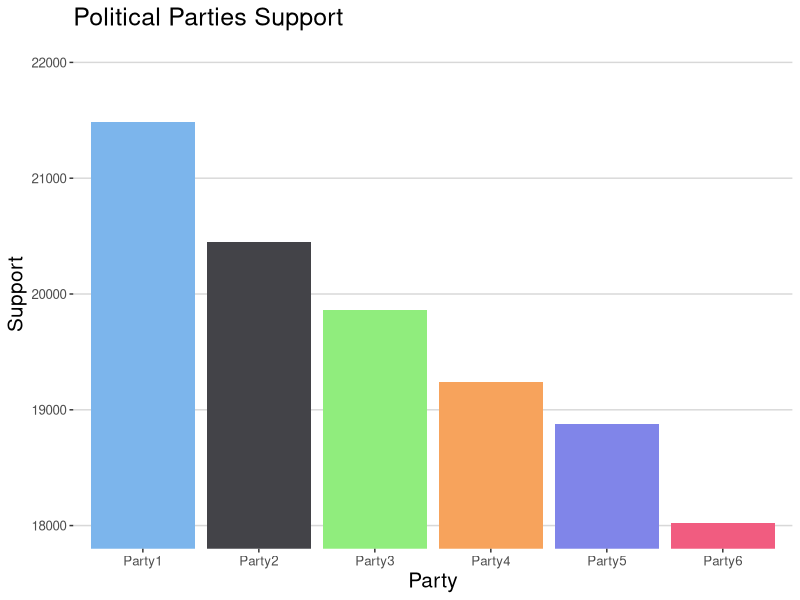
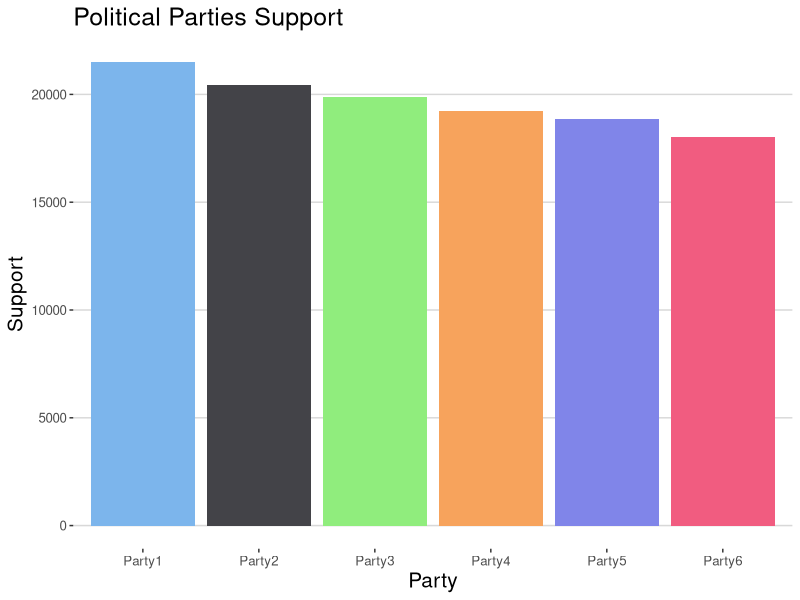
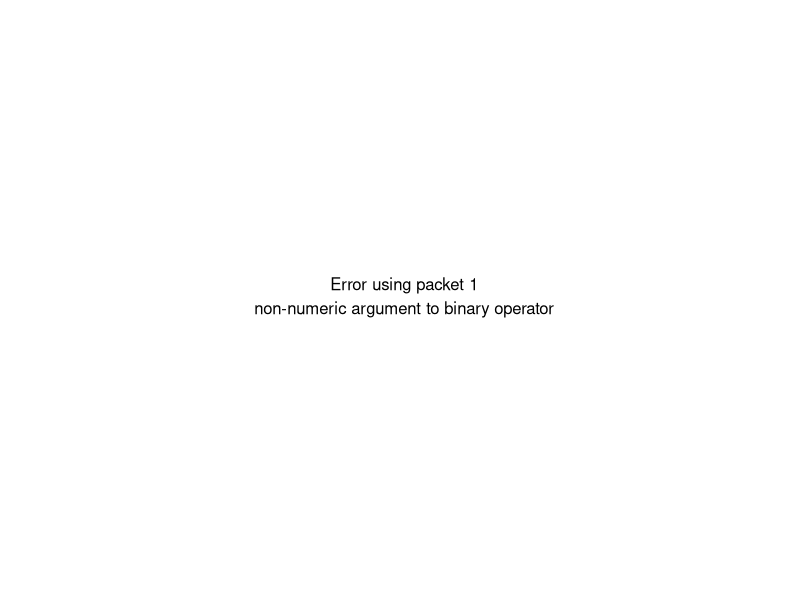
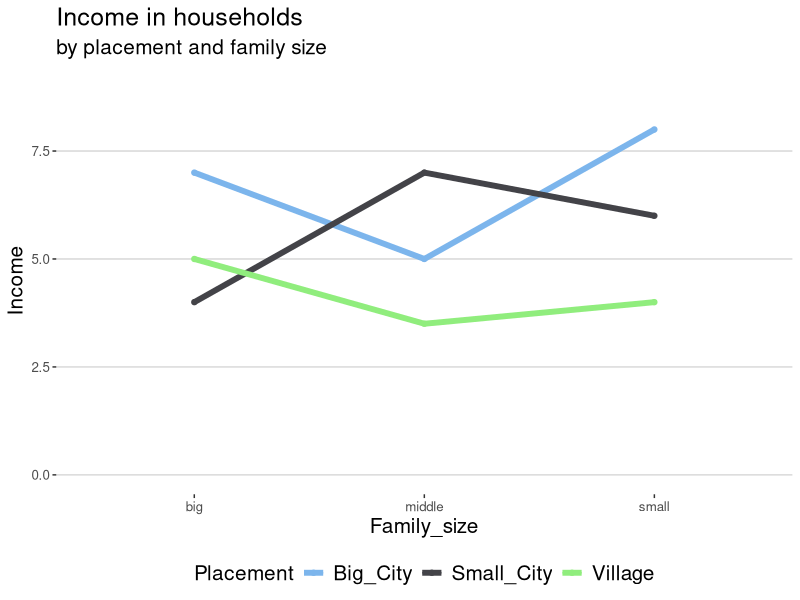
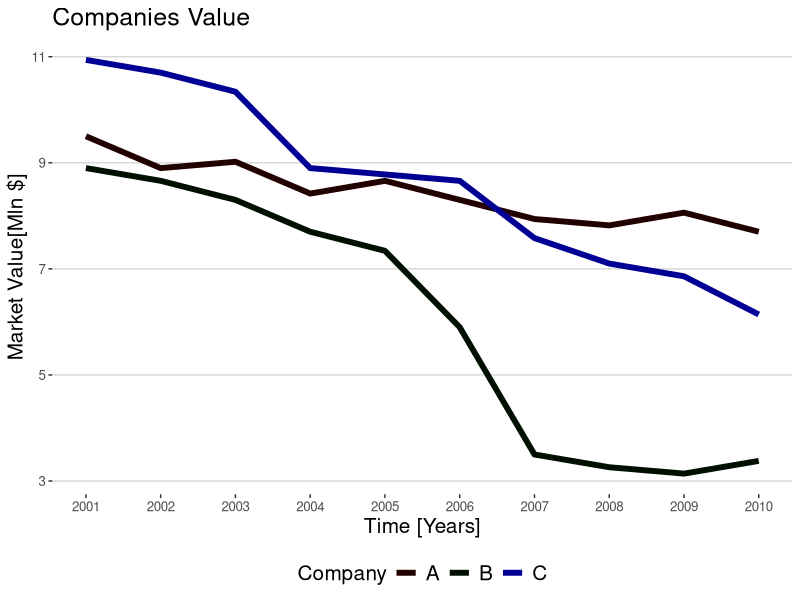
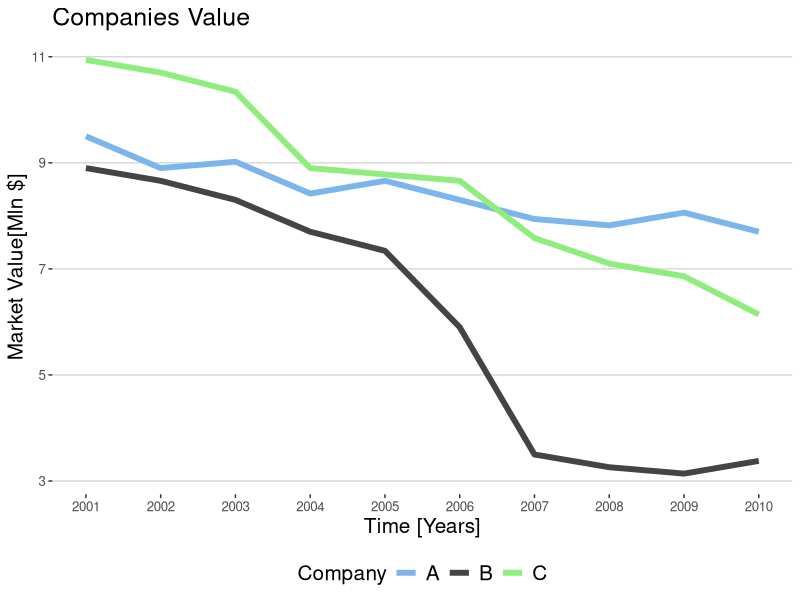

Write the R code that produced these figures, in order.
library(latticeExtra)
library(ggplot2)
library(ggthemes)

# 3. niepotrzebny trzeci wymiar w słupkowym

d <- read.table(text='Family_size   Income     Placement
   small   8   Big_City
   small   4   Village
   small   6   Small_City
   middle   7   Small_City
   middle   3.5   Village
   middle   5   Big_City
   big  7   Big_City
   big  5   Village
   big  4   Small_City
   ', header=TRUE)

# Zły pryzkład

seven_bad <- cloud(Income~Family_size+Placement, d, panel.3d.cloud=panel.3dbars, col.facet='grey',
      xbase=0.2, ybase=0.4, scales=list(arrows=FALSE, col=1),
      par.settings = list(axis.line = list(col = "transparent")))

# Dobry przykład
seven_ok <- ggplot(d, aes(Family_size, Income, group=Placement, colour=Placement)) +
  geom_line() +
  geom_point() +
  ylim(0.0, 9.0)+
  geom_line(size=2)+
  theme(legend.position = c(0.9, 0.9))+
  theme (
    legend.title = element_text(size=15),
    legend.text = element_text(size=15),
    title = element_text(size=15)
  )+
  labs(title="Income in households",
       subtitle="by placement and family size") +
   theme_hc() + scale_colour_hc()

# 4. ucięcie skali

dat <- read.table(text='Party     Support
   Party1 21485
   Party2 20453
   Party3 19858
   Party4 19240
   Party5 18874
   Party6 18024
   ', header=TRUE)



# Dobry przykład
eight_ok <- ggplot(dat, aes(x=Party, y=Support, fill=Party)) +
  geom_bar(stat = "identity")+
  theme (title = element_text(size=15))+
  labs(title="Political Parties Support") +
   theme_hc() + scale_fill_hc() +theme(legend.position = "none")

#Zły przykład
eight_bad <- ggplot(dat, aes(x=Party, y=Support, fill=Party)) +
  geom_bar(stat = "identity")+
  theme (title = element_text(size=15))+
  labs(title="Political Parties Support")+
  coord_cartesian(ylim=c(18000,22000)) +
   theme_hc() + scale_fill_hc() +theme(legend.position = "none")

# 5. zlewające się kolory

df <- read.table(text='Time Company Value
   2001 A  9.5
   2002 A  8.9
   2003 A  9.02
   2004 A  8.42
   2005 A  8.66
   2006 A  8.3
   2007 A  7.94
   2008 A  7.82
   2009 A  8.06
   2010 A  7.7
   2001 B  8.9
   2002 B  8.66
   2003 B  8.3
   2004 B  7.7
   2005 B  7.34
   2006 B  5.9
   2007 B  3.5
   2008 B  3.26
   2009 B  3.14
   2010 B  3.38
   2001 C  10.94
   2002 C  10.7
   2003 C  10.34
   2004 C  8.9
   2005 C  8.78
   2006 C  8.66
   2007 C  7.58
   2008 C  7.1
   2009 C  6.86
   2010 C  6.14
   ', header=TRUE)

# Dobry przykład
six_ok <- ggplot(df, aes(x=Time, y=Value, group=Company, colour=Company)) +
    geom_line(size=2)+
    theme(legend.position = c(0.9, 0.9))+
    theme (
      legend.title = element_text(size=15),
      legend.text = element_text(size=15),
      title = element_text(size=15)
    )+
    labs(x="Time [Years]",
         y="Market Value[Mln $]",
         title="Companies Value")+
    scale_x_continuous(breaks=c(2001:2010)) + scale_colour_hc() +theme_hc()
# Zły przykład
six_bad <- ggplot(df, aes(x=Time, y=Value, group=Company, colour=Company)) +
   geom_line(size=2)+
   theme(legend.position = c(0.9, 0.9))+
   theme (
      legend.title = element_text(size=15),
      legend.text = element_text(size=15),
      title = element_text(size=15)
   )+
   labs(x="Time [Years]",
        y="Market Value[Mln $]",
        title="Companies Value")+
   scale_x_continuous(breaks=c(2001:2010)) +  scale_color_hue(l=2, c=12) + theme_hc()
